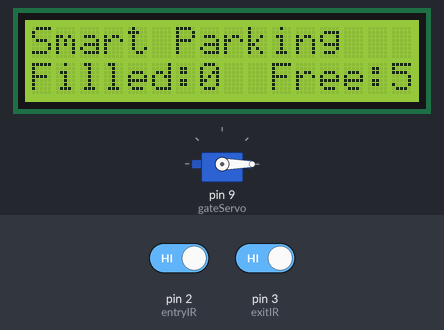
The sketch below on a simulated Arduino Uno, built with avr-gcc and run on an emulated ATmega328P. On the bench: servo, 16×2 character LCD. The test bench sets the inputs (shaded band); at power-on: pin 2 (entryIR) HIGH, pin 3 (exitIR) HIGH.

Above: at 3.3 s.
3.4 s: pin 2 (entryIR) driven LOW
At 4.2 s:
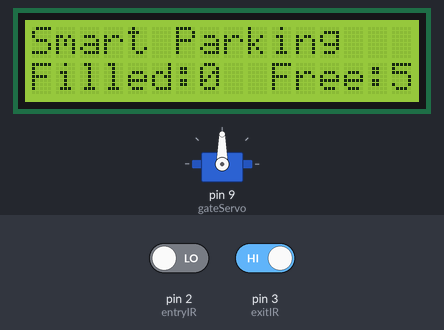
6.4 s: pin 2 (entryIR) driven HIGH
At 6.9 s:
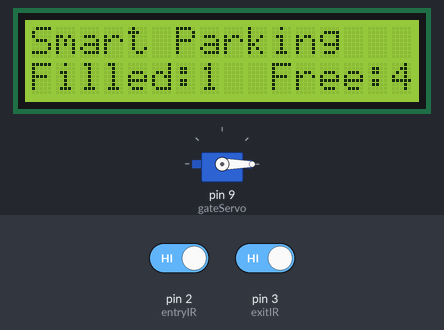
7.9 s: pin 3 (exitIR) driven LOW
At 8.8 s:
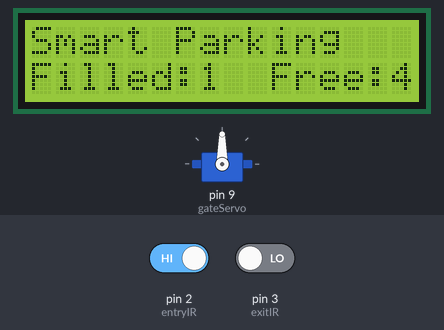
Timing chart, 0 to 11.9 s (numbered marks = the images above; inputs shaded):
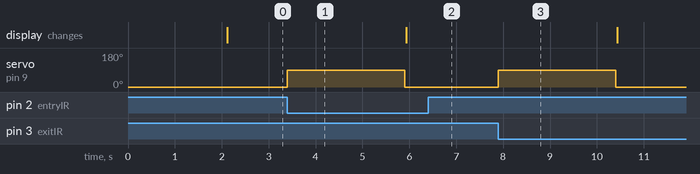

The sketch:

parking-code.ino
```cpp
//Author:mahesh
#include <Wire.h>
#include <LiquidCrystal_I2C.h>
#include <Servo.h>
LiquidCrystal_I2C lcd(0x27, 16, 2); // Change to 0x3F if needed
Servo gateServo;
#define entryIR 2
#define exitIR 3
#define MAX_PARKING 5
int carCount = 0;
void setup() {
  pinMode(entryIR, INPUT);
  pinMode(exitIR, INPUT);
  gateServo.attach(9);
  gateServo.write(0); // Gate closed
  lcd.init();
  lcd.backlight();
  showWelcome();   // 👋 Welcome message
  updateLCD();    // 📟 Main display
}
void loop() {
  // 🚗 ENTRY
  if (digitalRead(entryIR) == LOW) {
    if (carCount < MAX_PARKING) {
      carCount++;
      openGate();
    } else {
      showParkingFull();
      return;
    }
    updateLCD();
    delay(1500);
  }
  // 🚙 EXIT
  if (digitalRead(exitIR) == LOW) {
    if (carCount > 0) {
      carCount--;
      openGate();
    }
    updateLCD();
    delay(1500);
  }
}
// 🚪 Servo control
void openGate() {
  gateServo.write(90);
  delay(2500);
  gateServo.write(0);
}
// 👋 Welcome screen
void showWelcome() {
  lcd.clear();
  lcd.setCursor(0, 0);
  lcd.print("Welcome to");
  lcd.setCursor(0, 1);
  lcd.print("Smart Parking");
  delay(2000);
}
// 📟 Main LCD display
void updateLCD() {
  int available = MAX_PARKING - carCount;
  lcd.clear();
  lcd.setCursor(0, 0);
  lcd.print("Smart Parking");
  lcd.setCursor(0, 1);
  lcd.print("Filled:");
  lcd.print(carCount);
  lcd.print("  Free:");
  lcd.print(available);
}
// 🔴 Parking full alert
void showParkingFull() {
  lcd.clear();
  lcd.setCursor(0, 0);
  lcd.print("Smart Parking");
  lcd.setCursor(0, 1);
  lcd.print("PARKING FULL");
  delay(2000);
  updateLCD();
}
```

Measured:
- after the input at 3.4 s, servo on pin 9 (gateServo): 0° → 90° at once, → 0° 2.5 s later
- after the input at 6.4 s, servo on pin 9 (gateServo): stays 0° (without the input it goes to 90° after 1.0 s)
- after the input at 7.9 s, servo on pin 9 (gateServo): 0° → 90° at once, → 0° 2.5 s later
